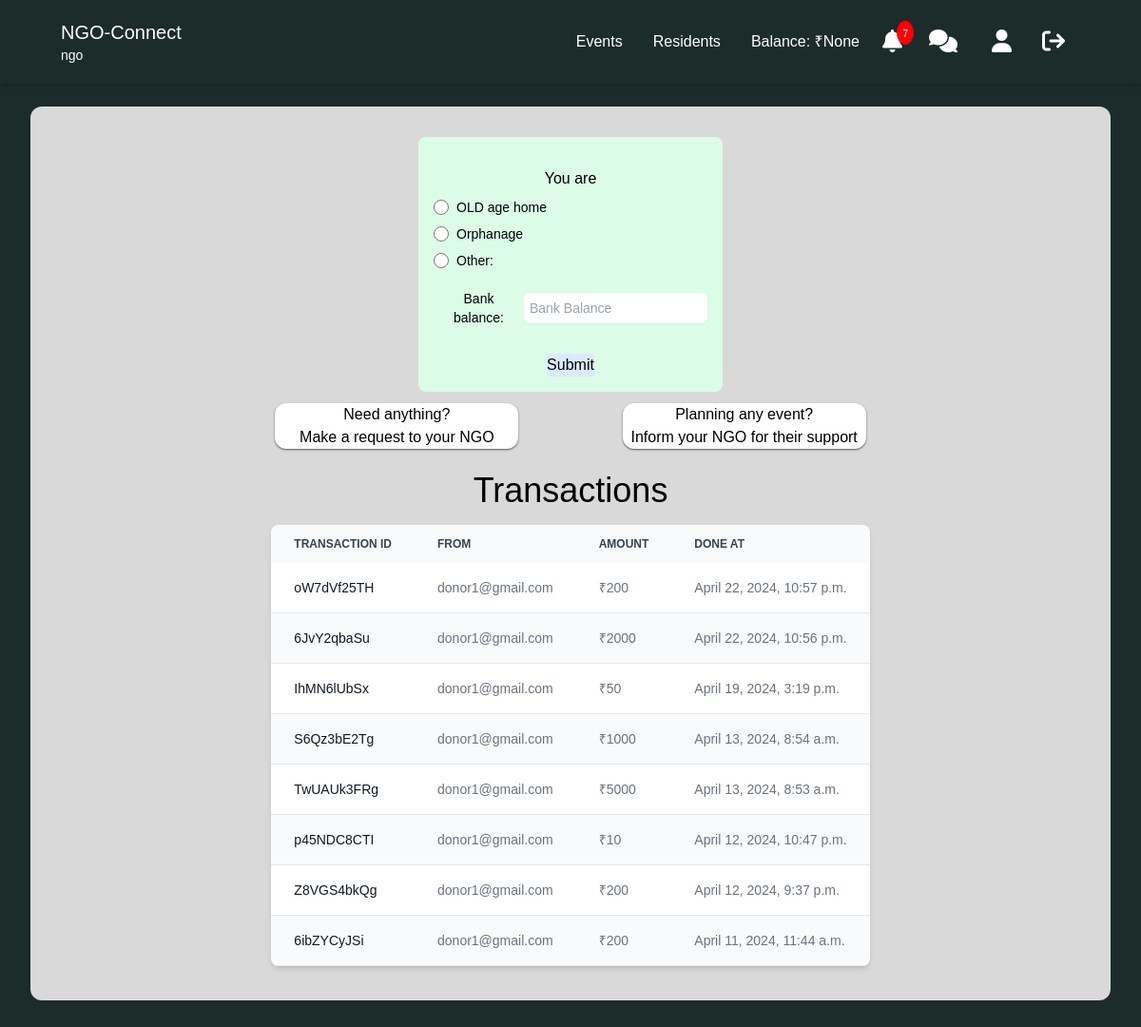
The app's page /reciever/receiver_base/ (signed in) with its own data.
### ngo/models.py (models this page shows)
class NgoBankTransactions(models.Model):
    from_user = models.ForeignKey(User, on_delete=models.CASCADE, related_name='sent', null=True)
    to_user = models.ForeignKey(User, on_delete=models.CASCADE, related_name='received', null=True)
    amount = models.IntegerField(null=True)
    transaction_id = models.CharField(max_length=10, null=True)
    transaction_type = models.CharField(max_length=8, choices=(('credited', 'credited'), ('debited', 'debited')), null=True)
    done_at = models.DateTimeField(auto_now=True,blank=True, null=True)

### reciever/views.py (the view)
# urls.py: path('receiver_base/', views.receiver_base, name="receiver_base"),
@login_required(login_url="signup")
def receiver_base(request):
    users = ngousers.objects.all()
    try:
        receiver = ReceiverMoreDetails.objects.get(user=request.user)
    except ReceiverMoreDetails.DoesNotExist:
        receiver = ReceiverMoreDetails(user=request.user)
    try:
        ngo = Reciever_under_ngo.objects.get(reciever=request.user)
    except Reciever_under_ngo.DoesNotExist:
        ngo = Reciever_under_ngo(reciever=request.user)
    try:
        reciever_balance = RecieverBank.objects.get(user=request.user)
    except RecieverBank.DoesNotExist:
        reciever_balance = RecieverBank(user=request.user)
    notifications = Notifications.objects.filter(user=request.user).order_by('-id')
    notification_count = notifications.count()
    transactions = NgoBankTransactions.objects.filter(to_user=request.user).order_by('-done_at')
    context = {
        'users' : users,
        'reciever' : receiver,
        'ngo' : ngo,
        'reciever_balance' : reciever_balance,
        'notifications' : notifications,
        'notification_count' : notification_count,
        'transactions' : transactions,
    }
    return render(request, 'receiver_base.html', context)

### reciever/templates/receiver_base.html (shortened to what this page needs)
<!DOCTYPE html>
<html lang="en">
  <head>
    <script src="https://cdn.tailwindcss.com"></script>
    <link rel="stylesheet" href="https://cdnjs.cloudflare.com/ajax/libs/font-awesome/6.1.1/css/all.min.css" />
    <link
    rel="stylesheet"
    href="https://cdn.jsdelivr.net/npm/bootstrap-icons@1.3.0/font/bootstrap-icons.css"
    />
    {% load static %}
  </head>
  <body style="font-family: sans-serif; background-color: #1C2C2A;">
    <header
      class="lg:px-16 px-4  flex flex-wrap items-center py-4 shadow-md"
    >
      <div class="flex-1 flex justify-between items-center">
        <a href="#" class="text-xl text-white">NGO-Connect <p class="text-sm">{{ user.first_name }}</p></a>
      </div>
      <div class="hidden md:flex md:items-center md:w-auto w-full" id="menu">
        <nav>
          <ul class="md:flex items-center justify-between text-base text-gray-700 pt-4 md:pt-0">
            <li>
              <a class="md:p-4 py-3 px-0 block text-white" href="/reciever/events_view">Events</a>
            </li>
            <li>
              <a class="md:p-4 py-3 px-0 block text-white" href="/reciever/residents">Residents</a>
            </li>
            <li>
              <a class="md:p-4 py-3 px-0 block text-white">Balance: ₹{{reciever_balance.current_balance}}</a>
            </li>
            <li class="relative">
              <a href="#" class="px-2" id="notificationButton">
                <div class="notification-icon">
                    <i class="fas fa-bell fa-xl text-white"></i>
                    <span class="badge">{{ notification_count }}</span>
                </div>
              </a>
            </li>
            <li><a class="lg:p-4 py-3 rounded-md px-0 mx-1 block text-white" href="/chat/chat"><i class="fa fa-comments fa-xl" aria-hidden="true"></i></a></li>
            <li><a class="md:p-4 py-3 px-0 block" href="/reciever/reciever_profile_page"><i class="fa fa-user fa-xl text-white" aria-hidden="true"></i></a></li>
            <li>
              <a class="md:p-4 py-3 px-0 block md:mb-0 mb-2" href="/logout"><i class="fa fa-sign-out fa-xl text-white" aria-hidden="true"></i></a>
            </li>
          </ul>
        </nav>
      </div>
    </header>
<div style="background-color: #D9D9D9;" class="mx-8 p-5 mb-8 rounded-xl">
    {% if reciever.is_reciever_type_defined == False %}
    <section id="reciver_type" class="flex justify-center items-center">
      <div class="container my-3 mx-auto flex justify-center text-center">
        <form action="/reciever/reciever_type" method="POST" class="flex flex-col items-center p-4 bg-green-100 rounded-lg w-80">
          <div class="flex flex-col p-4 space-y-2 bg-green-100 rounded-lg w-80">
            <h3>You are</h3>
            <div class="flex items-center">
              <input type="radio" value="OAH" name="options" id="old-age-home" class="w-4 h-4 text-blue-600 bg-gray-100 border-gray-300 focus:ring-blue-500 dark:focus:ring-blue-600" />
              <label for="old-age-home" class="ml-2 text-sm font-medium text-black-900 dark:text-black-300">OLD age home</label>
            </div>
            <div class="flex items-center">
              <input type="radio" value="orphanage" name="options" id="orphanage" class="w-4 h-4 text-blue-600 bg-gray-100 border-gray-300 focus:ring-blue-500 dark:focus:ring-blue-600" />
              <label for="orphanage" class="ml-2 text-sm font-medium text-black-900 dark:text-black-300">Orphanage</label>
            </div>
            <div class="flex items-center">
              <input type="radio" value="other" name="options" id="other" class="w-4 h-4 text-blue-600 bg-gray-100 border-gray-300 focus:ring-blue-500 dark:focus:ring-blue-600" onclick="toggleInput(true)" />
              <label for="other" class="ml-2 text-sm font-medium text-black-900 dark:text-black-300">Other:</label>
            </div>
            <div class="flex items-center py-3">
              <p class="ml-2 text-sm font-medium text-black-900 dark:text-black-300" >Bank balance:</p>
              <input type="number" name="bank_balance" id="" placeholder="Bank Balance" required class="ml-2 p-1.5 text-sm border-gray-300 rounded-md shadow-sm focus:border-blue-500 focus:ring-blue-500"/>
            </div>
          </div>
          <button type="submit" class="bg-blue-100" id="submit">Submit</button>
        </form>
      </div>
    </section>
    {% endif %}
    <div class="flex justify-around w-2/3 mx-auto">
      <a href="/reciever/make_rec_request" class="w-64">
        <div class="container text-center mx-auto bg-white shadow-sm shadow-gray-600 rounded-xl">
          <p>Need anything?</p>
          <p>Make a request to your NGO</p>
        </div>
      </a>
      <a href="/reciever/event_add" class="w-64">
        <div class="container text-center mx-auto bg-white shadow-sm shadow-gray-600 rounded-xl">
          <p>Planning any event?</p>
          <p>Inform your NGO for their support</p>
        </div>
      </a>
    </div>
    {% if transactions %}
    <h1 class="text-center mt-6 text-4xl">Transactions</h1>
    <section id="transactions" class="m-4 px-4 flex justify-center items-center">
      <div class="relative overflow-x-auto shadow-md sm:rounded-lg">
          <table class="w-full text-sm text-left rtl:text-right text-gray-500 dark:text-gray-400">
              <thead class="text-xs text-gray-700 uppercase bg-gray-50 dark:bg-gray-700 dark:text-gray-400">
                  <tr>
                      <th scope="col" class="px-6 py-3">
                          Transaction Id
                      </th>
                      <th scope="col" class="px-6 py-3">
                          From
                      </th>
                      <th scope="col" class="px-6 py-3">
                          Amount
                      </th>
                      <th scope="col" class="px-6 py-3">
                          Done At
                      </th>
                  </tr>
              </thead>
              <tbody>
                  {% for i in transactions %}
                  <tr class="odd:bg-white odd:dark:bg-gray-900 even:bg-gray-50 even:dark:bg-gray-800 border-b dark:border-gray-700">
                      <th scope="row" class="px-6 py-4 font-medium text-gray-900 whitespace-nowrap dark:text-white">
                          {{ i.transaction_id }}
                      </th>
                      <td class="px-6 py-4">
                          {{ i.from_user }}
                      </td>
                      <td class="px-6 py-4">
                          ₹{{ i.amount }}
                      </td>
                      <td class="px-6 py-4">
                          {{ i.done_at }}
                      </td>
                  </tr>
                  {% endfor %}
              </tbody>
          </table>
      </div>
      {% endif %}
    </div>
  </body>
</html>

### reciever/templates/receiver_base.html (style rules this page uses)
.notification-icon { position: relative; display: inline-block; }
.badge { position: absolute; top: -10px; right: -12px; background-color: red; color: white; border-radius: 50%; padding: 2px 6px; font-size: 10px; height: 25px; }

### records on screen
NgoBankTransactions: transaction_id "oW7dVf25TH", from_user "donor1@gmail.com", amount "200", done_at "April 22, 2024, 10:57 p.m."
NgoBankTransactions: transaction_id "6JvY2qbaSu", from_user "donor1@gmail.com", amount "2000", done_at "April 22, 2024, 10:56 p.m."
NgoBankTransactions: transaction_id "IhMN6lUbSx", from_user "donor1@gmail.com", amount "50", done_at "April 19, 2024, 3:19 p.m."
NgoBankTransactions: transaction_id "S6Qz3bE2Tg", from_user "donor1@gmail.com", amount "1000", done_at "April 13, 2024, 8:54 a.m."
NgoBankTransactions: transaction_id "TwUAUk3FRg", from_user "donor1@gmail.com", amount "5000", done_at "April 13, 2024, 8:53 a.m."
NgoBankTransactions: transaction_id "p45NDC8CTI", from_user "donor1@gmail.com", amount "10", done_at "April 12, 2024, 10:47 p.m."
NgoBankTransactions: transaction_id "Z8VGS4bkQg", from_user "donor1@gmail.com", amount "200", done_at "April 12, 2024, 9:37 p.m."
NgoBankTransactions: transaction_id "6ibZYCyJSi", from_user "donor1@gmail.com", amount "200", done_at "April 11, 2024, 11:44 a.m."

### other values on screen
{{ user.first_name }} "ngo"
{{ reciever_balance.current_balance }} "None"
{{ notification_count }} "7"
